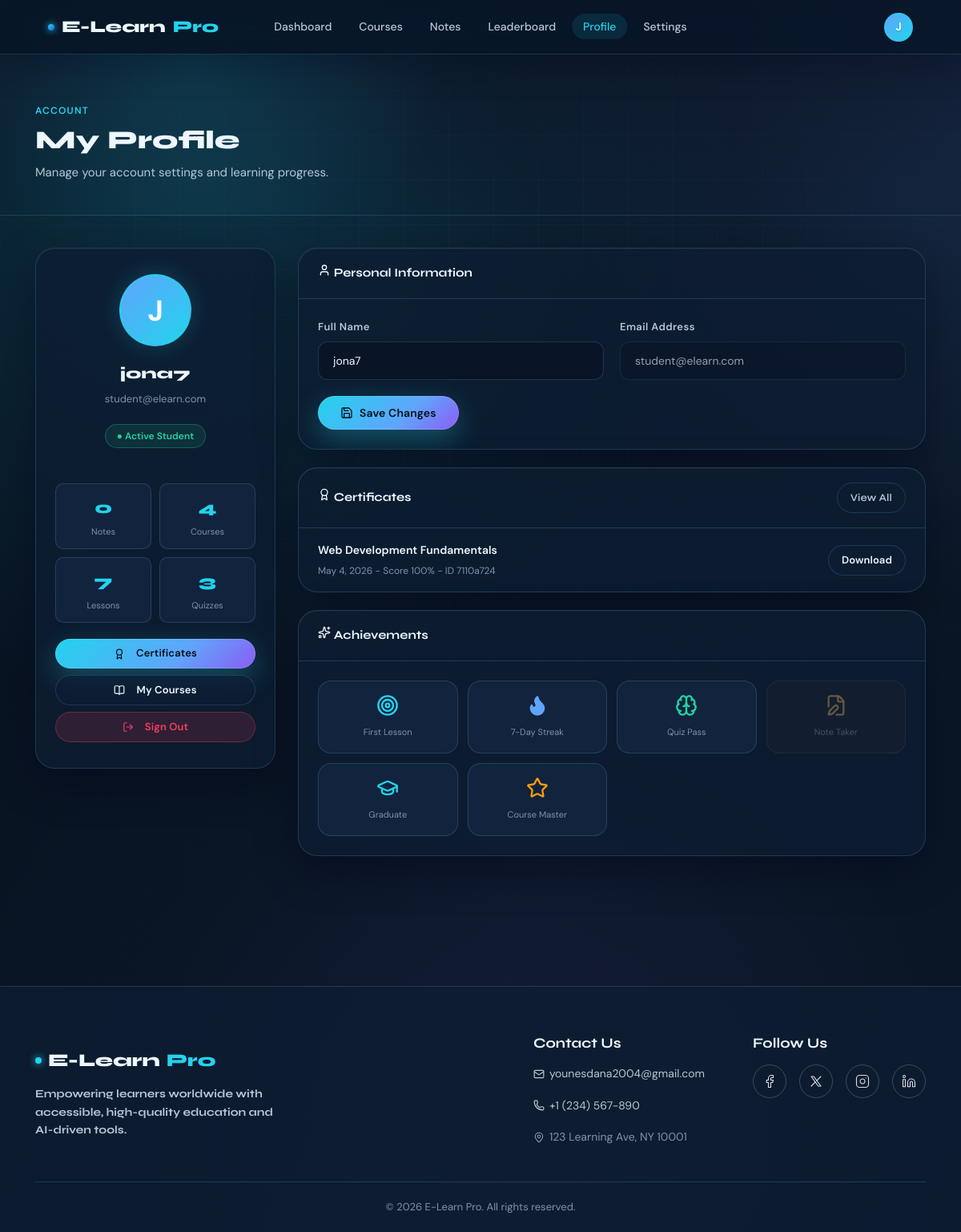
Screenshot of /profile (signed in) with the database file from the repository.
### tables this page shows
CREATE TABLE courses (
            id TEXT PRIMARY KEY,
            title TEXT NOT NULL,
            description TEXT,
            emoji TEXT DEFAULT 'book',
            color TEXT DEFAULT '#1a2a4a',
            level TEXT DEFAULT 'beginner',
            hours INTEGER DEFAULT 0,
            category TEXT DEFAULT 'general',
            created_by INTEGER,
            created_at TEXT
        );

### app.py (the view, shortened to what this page needs)
@app.route("/profile", methods=["GET", "POST"])
@login_required
def profile():
    db = get_db()
    ensure_certificates_for_user(session["user_id"])
    notes_count = db.execute("SELECT COUNT(*) FROM notes WHERE user_id=?", (session["user_id"],)).fetchone()[0]
    stats = get_user_stats(session["user_id"])
    quiz_count = db.execute("SELECT COUNT(*) FROM quiz_results WHERE user_id=?", (session["user_id"],)).fetchone()[0]
    certificates = db.execute(
        """
        SELECT ec.course_id, ec.percentage AS quiz_score, ec.certificate_id,
               ec.created_at AS completed_at, c.title AS course_title
        FROM exam_completions ec
        JOIN courses c ON c.id = ec.course_id
        WHERE ec.user_id=?
        UNION ALL
        SELECT cp.course_id, cp.quiz_score AS quiz_score, cp.certificate_id,
               cp.completed_at AS completed_at, c.title AS course_title
        FROM completions cp
        JOIN courses c ON c.id = cp.course_id
        WHERE cp.user_id=?
          AND NOT EXISTS (
            SELECT 1 FROM exam_completions ec
            WHERE ec.user_id=cp.user_id AND ec.course_id=cp.course_id
          )
        ORDER BY completed_at DESC
        LIMIT 3
        """,
        (session["user_id"], session["user_id"]),
    ).fetchall()
    return render_template(
        "profile.html", user=current_user(), notes_count=notes_count, stats=stats,
        quiz_count=quiz_count, certificates=certificates,
    )

### app.py (called while the page is built, shortened)
def get_db():
    if "db" not in g:
        g.db = sqlite3.connect(DATABASE, detect_types=sqlite3.PARSE_DECLTYPES)
        g.db.row_factory = sqlite3.Row
    return g.db

def login_required(f):
    @wraps(f)
    def decorated(*args, **kwargs):
        if "user_id" not in session:
            flash("Please sign in to continue.", "info")
            return redirect(url_for("login"))
        return f(*args, **kwargs)
    return decorated

def current_user():
    return {
        "id":    session.get("user_id"),
        "name":  session.get("name"),
        "email": session.get("email"),
        "role":  session.get("role"),
    }

def format_date(value, fallback=""):
    if not value:
        return fallback
    try:
        return datetime.fromisoformat(value).strftime("%B %-d, %Y")
    except ValueError:
        try:
            return datetime.fromisoformat(value).strftime("%B %#d, %Y")
        except ValueError:
            return fallback or value

def get_course_progress(user_id, course_id):
    db = get_db()
    total = db.execute("SELECT COUNT(*) FROM lessons WHERE course_id=?", (course_id,)).fetchone()[0]
    if total == 0:
        return 0
    visited = db.execute(
        """
        SELECT COUNT(DISTINCT p.lesson_id)
        FROM progress p
        JOIN lessons l ON l.id = p.lesson_id
        WHERE p.user_id=? AND l.course_id=?
        """,
        (user_id, course_id),
    ).fetchone()[0]
    return int(round((visited / total) * 100))

def ensure_certificates_for_user(user_id):
    db = get_db()
    passed_courses = db.execute(
        """
        SELECT course_id, MAX(percentage) AS best_score
        FROM quiz_results
        WHERE user_id=? AND percentage>=70
        GROUP BY course_id
        """,
        (user_id,),
    ).fetchall()
    created = 0
    for row in passed_courses:
        existing = db.execute(
            "SELECT id FROM completions WHERE user_id=? AND course_id=?",
            (user_id, row["course_id"]),
        ).fetchone()
        if existing:
            continue
    if created:
        db.commit()
    return created

### templates/profile.html (shortened to what this page needs)
{% extends "base.html" %}
{% block content %}
<div class="page-hero">
  <div class="container">
    <div class="section-label">Account</div>
    <h1 class="page-hero-title">My Profile</h1>
    <p class="page-hero-subtitle">Manage your account settings and learning progress.</p>
  </div>
</div>
<div class="container">
  <div class="profile-layout">
    <div>
      <div class="profile-card">
        <div class="profile-avatar-big">{{ user.name[0]|upper }}</div>
        <div class="profile-name">{{ user.name }}</div>
        <div class="profile-email">{{ user.email }}</div>
        <div class="profile-badge">● {{ 'Admin' if user.role == 'admin' else 'Active Student' }}</div>
        <div class="profile-stats-mini">
          <div class="p-stat"><div class="p-stat-num">{{ notes_count }}</div><div class="p-stat-label">Notes</div></div>
          <div class="p-stat"><div class="p-stat-num">{{ stats.total_courses_started }}</div><div class="p-stat-label">Courses</div></div>
          <div class="p-stat"><div class="p-stat-num">{{ stats.total_lessons_completed }}</div><div class="p-stat-label">Lessons</div></div>
          <div class="p-stat"><div class="p-stat-num">{{ quiz_count }}</div><div class="p-stat-label">Quizzes</div></div>
        </div>
        <div style="display:flex;flex-direction:column;gap:8px;margin-top:8px;">
          <a href="{{ url_for('certificates') }}" class="btn btn-primary btn-sm" style="text-decoration:none;"><i data-lucide="award" style="width:14px;height:14px;margin-right:6px;"></i> Certificates</a>
          <a href="{{ url_for('courses') }}" class="btn btn-secondary btn-sm" style="text-decoration:none;"><i data-lucide="book-open" style="width:14px;height:14px;margin-right:6px;"></i> My Courses</a>
          <a href="{{ url_for('logout') }}" class="btn btn-danger btn-sm" style="text-decoration:none;"><i data-lucide="log-out" style="width:14px;height:14px;margin-right:6px;"></i> Sign Out</a>
        </div>
      </div>
    </div>
    <div>
      <div class="settings-section">
        <div class="settings-section-head"><span><i data-lucide="user" style="width:16px;height:16px;"></i> Personal Information</span></div>
        <div style="padding:24px;">
          <form method="POST" action="{{ url_for('profile') }}">
            <div class="grid-2">
              <div class="form-group">
                <label class="form-label">Full Name</label>
                <input type="text" name="name" value="{{ user.name }}" placeholder="Your full name"/>
              </div>
              <div class="form-group">
                <label class="form-label">Email Address</label>
                <input type="email" value="{{ user.email }}" readonly style="opacity:0.6;cursor:not-allowed;"/>
              </div>
            </div>
            <button type="submit" class="btn btn-primary"><i data-lucide="save" style="width:16px;height:16px;"></i> Save Changes</button>
          </form>
        </div>
      </div>
      <div class="settings-section">
        <div class="settings-section-head">
          <span><i data-lucide="award" style="width:16px;height:16px;"></i> Certificates</span>
          <a href="{{ url_for('certificates') }}" class="btn btn-ghost btn-sm">View All</a>
        </div>
        {% for cert in certificates %}
        <div class="cert-mini">
          <div>
            <div class="settings-label">{{ cert.course_title }}</div>
            <div class="settings-desc">{{ cert.completed_at|pretty_date }} - Score {{ "%.0f"|format(cert.quiz_score) }}% - ID {{ cert.certificate_id[:8] }}</div>
          </div>
          <a href="{{ url_for('certificate', course_id=cert.course_id) }}" class="btn btn-secondary btn-sm">Download</a>
        </div>
        {% else %}
        <div class="empty-state" style="padding:36px 20px;">Complete every lesson and pass a quiz to earn your first certificate.</div>
        {% endfor %}
      </div>
      <div class="settings-section">
        <div class="settings-section-head"><span><i data-lucide="sparkles" style="width:16px;height:16px;"></i> Achievements</span></div>
        <div style="padding:24px;">
          <div class="achievements-grid">
            <div class="achievement {% if stats.total_lessons_completed < 1 %}locked{% endif %}"><div><i data-lucide="target" style="width:28px;height:28px;color:var(--accent);"></i></div><div class="p-stat-label">First Lesson</div></div>
            <div class="achievement"><div><i data-lucide="flame" style="width:28px;height:28px;color:var(--accent2);fill:var(--accent2);"></i></div><div class="p-stat-label">7-Day Streak</div></div>
            <div class="achievement {% if stats.quizzes_passed < 1 %}locked{% endif %}"><div><i data-lucide="brain" style="width:28px;height:28px;color:var(--success);"></i></div><div class="p-stat-label">Quiz Pass</div></div>
            <div class="achievement {% if notes_count < 1 %}locked{% endif %}"><div><i data-lucide="file-edit" style="width:28px;height:28px;color:var(--warning);"></i></div><div class="p-stat-label">Note Taker</div></div>
            <div class="achievement {% if stats.certificates < 1 %}locked{% endif %}"><div><i data-lucide="graduation-cap" style="width:28px;height:28px;color:var(--accent);"></i></div><div class="p-stat-label">Graduate</div></div>
            <div class="achievement {% if stats.courses_with_full_progress < 1 %}locked{% endif %}"><div><i data-lucide="star" style="width:28px;height:28px;color:var(--warning);"></i></div><div class="p-stat-label">Course Master</div></div>
          </div>
        </div>
      </div>
    </div>
  </div>
</div>
{% endblock %}

### templates/profile.html (style rules this page uses)
.profile-layout { display:grid;grid-template-columns:300px 1fr;gap:28px;padding:40px 0 80px; }
.profile-card { background:var(--bg-card);border:1px solid var(--border);border-radius:var(--radius-lg);padding:32px 24px;text-align:center;position:sticky;top:88px;box-shadow:var(--shadow-card);backdrop-filter:blur(18px); }
.profile-avatar-big { width:90px;height:90px;border-radius:50%;background:linear-gradient(135deg,var(--accent2),var(--accent));display:flex;align-items:center;justify-content:center;font-size:36px;font-weight:800;color:#f8fcff;margin:0 auto 18px;border:3px solid var(--border-light);box-shadow:0 0 30px rgba(34,211,238,0.2); }
.profile-name { font-family:var(--font-head);font-size:1.2rem;font-weight:800;margin-bottom:4px; }
.profile-email { font-size:13px;color:var(--text-muted);margin-bottom:20px; }
.profile-badge { display:inline-flex;align-items:center;gap:6px;background:rgba(34,211,160,0.1);border:1px solid rgba(34,211,160,0.3);border-radius:100px;padding:4px 14px;font-size:12px;font-weight:600;color:var(--success);margin-bottom:24px; }
.profile-stats-mini { display:grid;grid-template-columns:1fr 1fr;gap:10px;margin:20px 0; }
.p-stat { background:var(--bg-card2);border:1px solid var(--border);border-radius:var(--radius-sm);padding:12px 8px; }
.p-stat-num { font-family:var(--font-head);font-size:1.3rem;font-weight:800;color:var(--accent); }
.p-stat-label { font-size:11px;color:var(--text-muted);margin-top:2px; }
.settings-section { background:var(--bg-card);border:1px solid var(--border);border-radius:var(--radius-lg);overflow:hidden;margin-bottom:22px;box-shadow:var(--shadow-card);backdrop-filter:blur(18px); }
.settings-section-head { padding:18px 24px;border-bottom:1px solid var(--border);font-family:var(--font-head);font-size:15px;font-weight:700;display:flex;align-items:center;justify-content:space-between;gap:8px; }
.settings-label { font-size:14px;font-weight:600;margin-bottom:3px; }
.settings-desc { font-size:12px;color:var(--text-muted); }
.achievements-grid { display:grid;grid-template-columns:repeat(4,1fr);gap:12px; }
.achievement { background:var(--bg-card2);border:1px solid var(--border);border-radius:var(--radius-md);padding:16px 10px;text-align:center;transition:all var(--transition); }
.achievement.locked { opacity:0.45;filter:grayscale(0.5); }
.cert-mini { display:flex;align-items:center;justify-content:space-between;gap:14px;padding:16px 24px;border-bottom:1px solid var(--border); }
.cert-mini:last-child { border-bottom:none; }

### rows the page displays
courses: course_title "Web Development Fundamentals", completed_at|pretty_date "May 4, 2026", quiz_score "100", certificate_id "7110a724"

### other values shown
{{ session.name[0]|upper if session.name else 'U' }} "J"
{{ user.name[0]|upper }} "J"
{{ user.name }} "jona7"
{{ user.email }} "student@elearn.com"
{{ 'Admin' if user.role == 'admin' else 'Active Student' }} "Active Student"
{{ notes_count }} "0"
{{ stats.total_courses_started }} "4"
{{ stats.total_lessons_completed }} "7"
{{ quiz_count }} "3"
